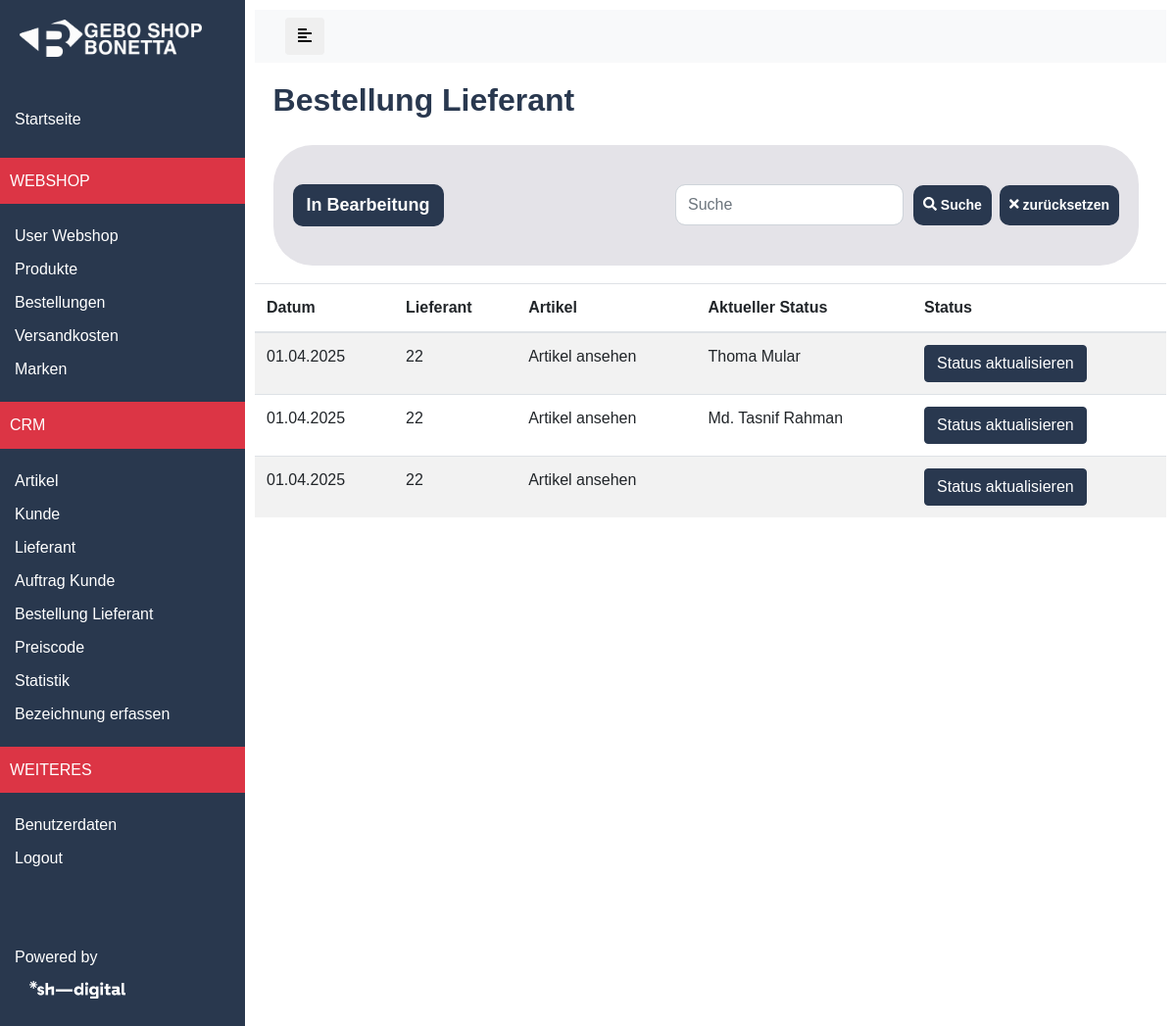
Page /cms/crm/lieferanten_bestellungen (signed in) on the committed database.
### store/models.py (models this page shows, shortened)
class LieferantenBestellungen(models.Model):
    start_date = models.DateTimeField(auto_now_add=True, null=True, blank=True)
    kunden_nr = models.CharField(max_length=255, null=True, blank=True)
    status = models.ManyToManyField(LieferantenStatus, related_name='bestellungen_status', blank=True)
    lieferant = models.ForeignKey("Lieferanten", on_delete=models.CASCADE, null=True, blank=True, related_name="lieferanten_id")
    class Meta:
        ordering = ['id']
        verbose_name = 'Lieferanten-Bestellung'
        verbose_name_plural = 'Lieferanten-Bestellungen'

class Lieferanten(models.Model):
	number = models.IntegerField(null=True, blank=True)
	our_kundennumber = models.IntegerField(null=True, blank=True)
	name = models.CharField(max_length=255, null=True, blank=True)
	adresse = models.CharField(max_length=255, null=True, blank=True)
	plz = models.CharField(max_length=255, null=True, blank=True)
	ort = models.CharField(max_length=255, null=True, blank=True)
	email = models.CharField(max_length=255, null=True, blank=True)
	class Meta:
		ordering = ['id']
		verbose_name = 'Lieferant'
		verbose_name_plural = 'Lieferanten'

class LieferantenStatus(models.Model):
    date = models.DateTimeField(auto_now_add=True, null=True, blank=True)
    order = models.ForeignKey("LieferantenBestellungen", on_delete=models.CASCADE, related_name="status_updates")
    name = models.CharField(max_length=255, null=True, blank=True)

### store/views.py (the view)
# urls.py: path('cms/crm/lieferanten_bestellungen', views.lieferanten_bestellungen,name="lieferanten_bestellungen"),
@staff_member_required
def lieferanten_bestellungen(request):
    lieferanten_bestellungen = LieferantenBestellungen.objects.all().order_by('-start_date')
    return render(request, 'crm/lieferanten-bestellungen.html', {'lieferanten_bestellungen': lieferanten_bestellungen})

### store/context_processors.py (called while the page is built)
def extras(request):
	cat_menu = Category.objects.all()
	return {'cat_menu': cat_menu}

def sub_extras(request):
	subcat_menu = Subcategory.objects.all()
	return {
		'subcat_menu': subcat_menu,
		}

def extras_marke(request):
	marke_menu = Marke.objects.all().count()
	return {'marke_menu': marke_menu}

def first_cat(request):
    catquery = Category.objects.order_by('name').first()
    if catquery:  # Check if catquery is not None
        first_cat = catquery.name
    else:
        first_cat = None  # Or a default value if no category exists
    return {'first_cat': first_cat}

### store/templates/crm/lieferanten-bestellungen.html (shortened to what this page needs)
{% extends 'base-cms.html' %}
{% load static %}
{% load custom_filters %}
{% block content %}
    <div class="flexbox">
        <div class="h2">Bestellung Lieferant</div>
    </div>
    <div class="flexbox flexbox-header" style="display: flex; justify-content: space-between; align-items: center;">
  <a class="btn btn-sm price-code-btn" href="">
    In Bearbeitung
  </a>
  <form class="form-inline d-flex align-items-center" action="{% url 'store:lieferanten' %}" method="get" style="margin-left: auto;">
    <div style="display: flex; align-items: center;">
      <div class="search-box" style="margin-right: 10px;">
        <input id="textsuche" class="form-control" type="text" placeholder="Suche" aria-label="Search" name="search">
      </div>
      <button type="submit" class="btn btn-sm suche-btn mr-2" style="border: none;">
        <span class="fas fa-search"></span> Suche
      </button>
      <a href="{% url 'store:lieferanten' %}" class="btn btn-light btn-sm reset-btn" style="border: none;">
        <span class="fas fa-times"></span> zurücksetzen
      </a>
    </div>
  </form>
</div>
    <table class="table table-striped">
        <thead>
            <tr>
                <th>Datum</th>
                <th>Lieferant</th>
                <th>Artikel</th>
                <th>Aktueller Status</th>
                <th>Status</th>
            </tr>
        </thead>
        <tbody>
            {% for x in lieferanten_bestellungen %}
            <tr>
                <td>{{ x.start_date|date:"d.m.Y" }}</td>
                <td>{{ x.lieferant.name }}</td>
                <td>
                    <a href="#"
                       data-toggle="modal"
                       data-target="#artikelModal"
                       class="artikel-link"
                       data-artikel='[{% for artikel in x.artikel_bestellungen.all %}{"artikel_nr": "{{ artikel.artikel.artikelnr }}", "anzahl": "{{ artikel.anzahl }}"}{% if not forloop.last %},{% endif %}{% endfor %}]'>
                        Artikel ansehen
                    </a>
                </td>
                <td>
                    {% with x.status.all|dictsortreversed:"date"|first as latest_status %}
                        <a href="#" data-toggle="modal" data-target="#statusModal"
                           class="status-link"
                           data-status='[{% for status in x.status.all|dictsortreversed:"date" %}{"date": "{{ status.date|date:"d.m.Y H:i" }}", "name": "{{ status.name }}"}{% if not forloop.last %},{% endif %}{% endfor %}]'>
                            {{ latest_status.name }}
                        </a>
                    {% endwith %}
                </td>
                <td>
                    <a href="{% url 'store:update_lieferanten_status' x.pk %}" class="btn btn-primary">Status aktualisieren</a>
                </td>
            </tr>
            {% empty %}
            <tr>
                <td colspan="5" style="text-align: center;">Es wurden keine Bestellungen gefunden.</td>
            </tr>
            {% endfor %}
        </tbody>
    </table>
{% endblock %}

### static/css/cms-style.css (style rules this page uses)
html, body { height: 100%; width: 100%; font-family: 'Raleway', sans-serif; --main-menu-white: white; --blue: #29384e; --lightblue: #BFDAF3; --white: #ffffff; --yellow: #ffc107; --grey: #f6f6f6; --lightgrey: #e6e6e6; --darkergrey: #A0A0A0; --green: #3AAFA9; --muted: #999999; --hellblau: #ebf5ff; }
a, a:hover, a:focus { color: inherit; text-decoration: none; -webkit-transition: all 0.3s; -o-transition: all 0.3s; transition: all 0.3s; }
.btn-primary { background-color: #29384f !important; border-color: #29384f !important; color: white !important; transition: all 0.3s ease; }
.flexbox { width: 95%; margin: 2%; }
.flexbox { display: -webkit-box; display: -ms-flexbox; display: flex; -webkit-box-orient: horizontal; -webkit-box-direction: normal; -ms-flex-direction: row; flex-direction: row; -ms-flex-wrap: wrap; flex-wrap: wrap; -webkit-box-align: stretch; -ms-flex-align: stretch; align-items: stretch; -webkit-box-pack: justify; -ms-flex-pack: justify; justify-content: space-between; }

### store/templates/crm/lieferanten-bestellungen.html (style rules this page uses)
.flexbox { align-items: center; border-radius: 40px; }
.price-code-btn { background-color: #29384f; border-color: #29384f; border-width: 2px; font-weight: 600 !important; padding: .375rem .75rem; font-size: 18px; color: #fff; transition: .3s all; border-radius: 10px; }
.form-control { padding: .5rem .75rem; font-size: 1rem; }
#textsuche { border-radius: 10px; }
.suche-btn, .reset-btn { background-color: #29384f; border: 2px solid #29384f !important; padding: 8px; font-weight: 600; color: #fff; border-radius: 10px; transition: .3s all; }
.flexbox-header { padding: 40px 20px; background-color: #e4e3e8; }
.flexbox .h2 { color: #29384f; font-weight: 800; }
.search-box { margin-right: 250px; }

### rows in the picture
LieferantenBestellungen: start_date "01.04.2025", lieferant.name "22"
LieferantenStatus: name "Thoma Mular"
LieferantenBestellungen: start_date "01.04.2025", lieferant.name "22"
LieferantenStatus: name "Md. Tasnif Rahman"
LieferantenBestellungen: start_date "01.04.2025", lieferant.name "22"
